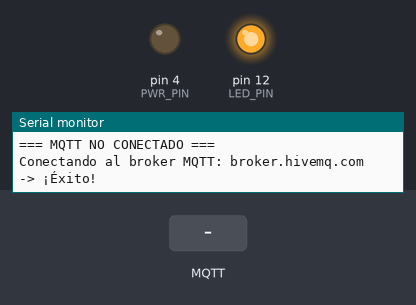
The sketch below on a simulated Arduino Mega 2560, built with avr-gcc and run on an emulated ATmega2560. Parts: output pins drawn as LEDs (lit = HIGH), the last lines printed to the serial monitor. The test bench sets the inputs (shaded band). No MQTT or app messages arrive unless stated.

Above: at 11.2 s.
11.3 s: MQTT message "1" arrives on the first subscribed topic
12.8 s: MQTT message "on" arrives on the first subscribed topic
At 13.9 s:
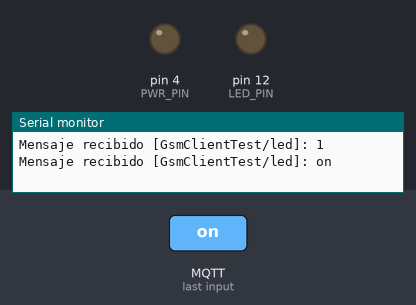
14.3 s: MQTT message "0" arrives on the first subscribed topic
At 15.0 s:
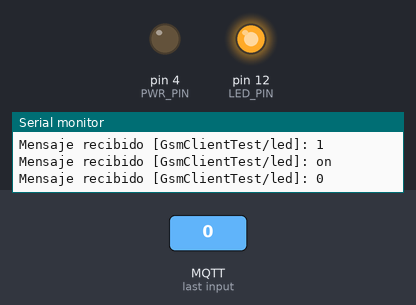
15.8 s: MQTT message "2" arrives on the first subscribed topic
At 16.2 s:
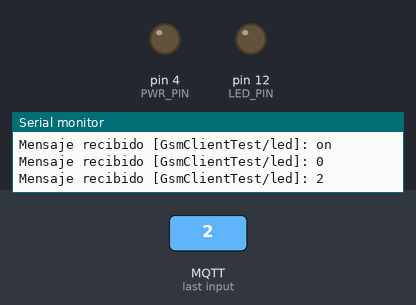
Timing chart, 0 to 18.3 s (numbered marks = the images above; inputs shaded):
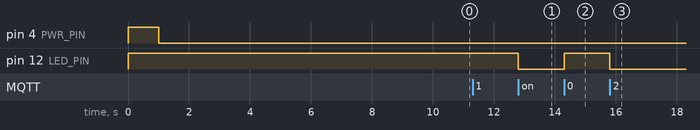

Measured:
- after the input at 12.8 s, pin 12 (LED_PIN): HIGH → LOW at once
- after the input at 14.3 s, pin 12 (LED_PIN): LOW → HIGH at once
- after the input at 15.8 s, pin 12 (LED_PIN): HIGH → LOW at once

The sketch:

SIM7000G_LTE_MQTT.ino
```cpp
/**************************************************************
 * Código de Conexión Celular (LTE-M / Automático) y MQTT
 * Placa: LilyGO T-SIM7000G
 *
 * Este código establece conexión con la red celular de forma
 * automática (priorizando 4G IoT y bajando a 2G si es necesario),
 * se conecta a un broker MQTT público y permite controlar un LED
 * de forma remota casi en tiempo real.
 **************************************************************/

// ============================================================
// 1. DEFINICIONES DE HARDWARE Y LIBRERÍAS
// ============================================================
#define TINY_GSM_MODEM_SIM7000

#define SerialMon Serial   // Para imprimir mensajes en la computadora
#define SerialAT Serial1   // Para que el ESP32 hable internamente con el SIM7000G

#include <TinyGsmClient.h>
#include <PubSubClient.h>

// ============================================================
// 2. CONFIGURACIÓN DE RED Y MQTT
// ============================================================
#define TINY_GSM_USE_GPRS true
#define TINY_GSM_USE_WIFI false

// Credenciales APN (Telcel)
const char apn[]      = "internet.itelcel.com";
const char gprsUser[] = "itelcel";
const char gprsPass[] = "itelcel";

// Configuración del Broker MQTT
const char* broker = "broker.hivemq.com";

// Tópicos
const char* topicLed       = "GsmClientTest/led";
const char* topicInit      = "GsmClientTest/init";
const char* topicLedStatus = "GsmClientTest/ledStatus";

// ============================================================
// 3. CREACIÓN DE OBJETOS Y VARIABLES
// ============================================================
TinyGsm        modem(SerialAT);
TinyGsmClient  client(modem);
PubSubClient   mqtt(client);

#define LED_PIN 12
#define PWR_PIN 4

int ledStatus = LOW;
uint32_t lastReconnectAttempt = 0;
String imei = "";

// ============================================================
// 4. FUNCIÓN CALLBACK (RECEPCIÓN DE MENSAJES)
// ============================================================
void mqttCallback(char* topic, byte* payload, unsigned int len) {
  SerialMon.print("Mensaje recibido [");
  SerialMon.print(topic);
  SerialMon.print("]: ");

  for (int i = 0; i < len; i++) {
    SerialMon.print((char)payload[i]);
  }
  SerialMon.println();

  if (String(topic) == topicLed) {
    ledStatus = !ledStatus;
    digitalWrite(LED_PIN, ledStatus);

    mqtt.publish(topicLedStatus, ledStatus ? "1" : "0");
  }
}

// ============================================================
// 5. FUNCIÓN DE CONEXIÓN MQTT
// ============================================================
boolean mqttConnect() {
  SerialMon.print("Conectando al broker MQTT: ");
  SerialMon.print(broker);

  // Usamos el IMEI como Client ID único
  boolean status = mqtt.connect(imei.c_str());

  if (status == false) {
    SerialMon.println(" -> Falló la conexión al Broker");
    return false;
  }

  SerialMon.println(" -> ¡Éxito!");
  mqtt.publish(topicInit, "Dispositivo Maestro Conectado");
  mqtt.subscribe(topicLed);
  return mqtt.connected();
}

// ============================================================
// 6. SETUP
// ============================================================
void setup() {
  SerialMon.begin(115200);
  delay(10);

  pinMode(LED_PIN, OUTPUT);
  digitalWrite(LED_PIN, HIGH);

  // ENCENDIDO DEL MÓDEM
  pinMode(PWR_PIN, OUTPUT);
  digitalWrite(PWR_PIN, HIGH);
  delay(1000);
  digitalWrite(PWR_PIN, LOW);

  SerialMon.println("Esperando a que el módem inicie...");

  SerialAT.begin(115200, SERIAL_8N1, 26, 27);
  delay(6000);

  SerialMon.println("Inicializando módem celular...");
  modem.restart();

  String modemInfo = modem.getModemInfo();
  imei = modem.getIMEI();
  SerialMon.print("Info del Módem: ");
  SerialMon.println(modemInfo);
  SerialMon.print("IMEI del equipo: ");
  SerialMon.println(imei);

  // CONFIGURACIÓN DE BANDA CELULAR (MODO AUTOMÁTICO)
  SerialMon.println("Configurando el radio en modo Automático...");
  modem.setNetworkMode(2);
  modem.setPreferredMode(3);
  SerialMon.println("Radio configurado. Buscando red Telcel...");

  if (!modem.waitForNetwork()) {
    SerialMon.println(" -> Falló. Revisa la antena y el chip.");
    delay(10000);
    return;
  }
  SerialMon.println(" -> Red encontrada con éxito");

  SerialMon.print("Conectando al APN: ");
  SerialMon.print(apn);
  if (!modem.gprsConnect(apn, gprsUser, gprsPass)) {
    SerialMon.println(" -> Falló la conexión de datos.");
    delay(10000);
    return;
  }
  SerialMon.println(" -> ¡Conexión de datos establecida!");

  // Pausa para estabilizar IP
  delay(3000);

  mqtt.setServer(broker, 1883);
  mqtt.setCallback(mqttCallback);
}

// ============================================================
// 7. LOOP
// ============================================================
void loop() {

  if (!modem.isNetworkConnected()) {
    SerialMon.println("Red celular perdida. Intentando recuperar...");
    if (!modem.waitForNetwork(180000L, true)) {
      SerialMon.println(" -> Falló la reconexión de red.");
      delay(10000);
      return;
    }
    SerialMon.println(" -> Red celular recuperada.");

    if (!modem.isGprsConnected()) {
      SerialMon.println("Datos caídos. Reconectando al APN...");
      if (!modem.gprsConnect(apn, gprsUser, gprsPass)) {
        SerialMon.println(" -> Falló la reconexión de datos.");
        delay(10000);
        return;
      }
      SerialMon.println(" -> Datos reconectados.");
    }
  }

  if (!mqtt.connected()) {
    SerialMon.println("=== MQTT NO CONECTADO ===");

    uint32_t t = millis();
    if (t - lastReconnectAttempt > 10000L) {
      lastReconnectAttempt = t;
      if (mqttConnect()) {
        lastReconnectAttempt = 0;
      }
    }
    delay(100);
    return;
  }

  mqtt.loop();
}
```
